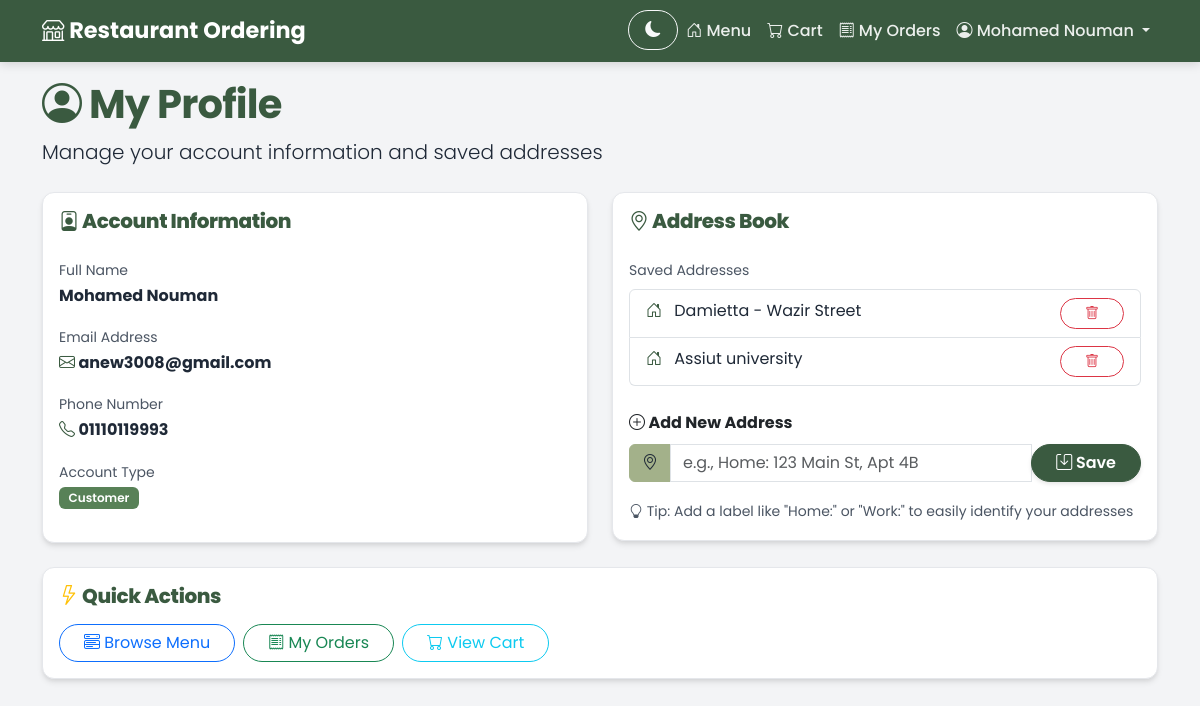
The app's page /profile (signed in) with its own data.
### app.py (models this page shows, shortened)
class User(db.Model):
    __tablename__ = 'users'
    id = db.Column(db.Integer, primary_key=True)
    email = db.Column(db.String(120), unique=True, nullable=False)
    password = db.Column(db.String(200), nullable=False)
    name = db.Column(db.String(100), nullable=False)
    phone = db.Column(db.String(20), nullable=False)
    role = db.Column(db.String(20), nullable=False, default='customer')  # 'customer', 'admin', 'driver'
    addresses = db.Column(db.Text, default='[]')  # JSON string of addresses list
    loyalty_points = db.Column(db.Integer, default=0)
    created_at = db.Column(db.DateTime, default=datetime.utcnow)
    orders = db.relationship('Order', backref='customer', lazy=True)
    def get_addresses_list(self):
        try:
            return json.loads(self.addresses) if self.addresses else []
        except:
            return []
    def to_dict(self):
        return {
            'id': self.id,
            'email': self.email,
            'name': self.name,
            'role': self.role,
            'phone': self.phone
        }

### app.py (the view)
@app.route('/profile')
@login_required
def profile():
    user = User.query.get(session['user']['id'])
    if not user:
        flash('User not found.', 'danger')
        return redirect(url_for('menu'))
    user_data = user.to_dict()
    user_data['addresses'] = user.get_addresses_list()
    return render_template('profile.html', user=user_data)

### app.py (called while the page is built)
def login_required(f):
    @wraps(f)
    def decorated_function(*args, **kwargs):
        if 'user' not in session:
            flash('Please login to access this page.', 'warning')
            return redirect(url_for('login'))
        return f(*args, **kwargs)
    return decorated_function

### templates/profile.html (shortened to what this page needs)
{% extends "base.html" %}
{% block content %}
<div class="mb-4">
    <h1 class="fw-bold">
        <i class="bi bi-person-circle"></i> My Profile
    </h1>
    <p class="lead">Manage your account information and saved addresses</p>
</div>
<div class="row">
    <div class="col-lg-6 mb-4">
        <div class="card">
            <div class="card-body">
                <h5 class="card-title fw-bold mb-4">
                    <i class="bi bi-person-badge text-primary"></i> Account Information
                </h5>
                <div class="mb-3">
                    <label class="text-muted small">Full Name</label>
                    <p class="fw-bold mb-0">{{ user.name }}</p>
                </div>
                <div class="mb-3">
                    <label class="text-muted small">Email Address</label>
                    <p class="fw-bold mb-0">
                        <i class="bi bi-envelope text-primary"></i> {{ user.email }}
                    </p>
                </div>
                <div class="mb-3">
                    <label class="text-muted small">Phone Number</label>
                    <p class="fw-bold mb-0">
                        <i class="bi bi-telephone text-primary"></i>
                        {% if user.phone %}
                        {{ user.phone }}
                        {% else %}
                        <span class="text-muted">Not provided</span>
                        {% endif %}
                    </p>
                </div>
                <div class="mb-3">
                    <label class="text-muted small">Account Type</label>
                    <p class="mb-0">
                        <span class="badge bg-success">{{ user.role|capitalize }}</span>
                    </p>
                </div>
            </div>
        </div>
    </div>
    <div class="col-lg-6 mb-4">
        <div class="card">
            <div class="card-body">
                <h5 class="card-title fw-bold mb-4">
                    <i class="bi bi-geo-alt text-primary"></i> Address Book
                </h5>
                {% if user.addresses %}
                <div class="mb-4">
                    <label class="text-muted small mb-2">Saved Addresses</label>
                    <div class="list-group">
                        {% for address in user.addresses %}
                        <div class="list-group-item d-flex justify-content-between align-items-start">
                            <div class="flex-grow-1">
                                <i class="bi bi-house-door text-primary"></i>
                                <span class="ms-2">{{ address }}</span>
                            </div>
                            <a href="{{ url_for('delete_address', index=loop.index0) }}"
                                class="btn btn-sm btn-outline-danger" onclick="return confirm('Delete this address?')">
                                <i class="bi bi-trash"></i>
                            </a>
                        </div>
                        {% endfor %}
                    </div>
                </div>
                {% else %}
                <div class="alert alert-info mb-4">
                    <i class="bi bi-info-circle"></i> No saved addresses yet. Add one below!
                </div>
                {% endif %}
                <form method="POST" action="{{ url_for('add_address') }}">
                    <label class="form-label fw-bold">
                        <i class="bi bi-plus-circle"></i> Add New Address
                    </label>
                    <div class="input-group mb-3">
                        <span class="input-group-text"><i class="bi bi-geo-alt"></i></span>
                        <input type="text" class="form-control" name="address"
                            placeholder="e.g., Home: 123 Main St, Apt 4B" required>
                        <button type="submit" class="btn btn-primary">
                            <i class="bi bi-save"></i> Save
                        </button>
                    </div>
                    <small class="text-muted">
                        <i class="bi bi-lightbulb"></i> Tip: Add a label like "Home:" or "Work:" to easily identify your
                        addresses
                    </small>
                </form>
            </div>
        </div>
    </div>
</div>
<div class="card">
    <div class="card-body">
        <h5 class="card-title fw-bold mb-3">
            <i class="bi bi-lightning text-warning"></i> Quick Actions
        </h5>
        <div class="d-flex gap-2 flex-wrap">
            <a href="{{ url_for('menu') }}" class="btn btn-outline-primary">
                <i class="bi bi-menu-button-wide"></i> Browse Menu
            </a>
            <a href="{{ url_for('my_orders') }}" class="btn btn-outline-success">
                <i class="bi bi-receipt"></i> My Orders
            </a>
            <a href="{{ url_for('cart') }}" class="btn btn-outline-info">
                <i class="bi bi-cart"></i> View Cart
            </a>
        </div>
    </div>
</div>
{% endblock %}

### templates/base.html (shortened to what this page needs)
<!DOCTYPE html>
<html lang="en">
<head>
    <link href="https://cdn.jsdelivr.net/npm/bootstrap@5.3.0/dist/css/bootstrap.min.css" rel="stylesheet">
    <link rel="stylesheet" href="https://cdn.jsdelivr.net/npm/bootstrap-icons@1.10.0/font/bootstrap-icons.css">
</head>
<body>
    <nav class="navbar navbar-expand-lg navbar-light fixed-top">
        <div class="container">
            <a class="navbar-brand fw-bold" href="{{ url_for('menu') if session.get('user') else url_for('login') }}">
                <i class="bi bi-shop"></i> Restaurant Ordering
            </a>
            <div class="collapse navbar-collapse" id="navbarNav">
                <ul class="navbar-nav ms-auto">
                    <li class="nav-item">
                        <button id="theme-toggle" class="btn btn-outline-light rounded-circle ms-2"
                            title="Toggle Dark Mode"
                            style="width: 40px; height: 40px; padding: 0; display: inline-flex; align-items: center; justify-content: center;">
                            <i id="theme-icon" class="bi bi-moon-fill"></i>
                        </button>
                    </li>
                    {% if session.get('user') %}
                    {% if session.user.role == 'customer' %}
                    <li class="nav-item">
                        <a class="nav-link" href="{{ url_for('menu') }}">
                            <i class="bi bi-house-door"></i> Menu
                        </a>
                    </li>
                    <li class="nav-item">
                        <a class="nav-link" href="{{ url_for('cart') }}">
                            <i class="bi bi-cart"></i> Cart
                        </a>
                    </li>
                    <li class="nav-item">
                        <a class="nav-link" href="{{ url_for('my_orders') }}">
                            <i class="bi bi-receipt"></i> My Orders
                        </a>
                    </li>
                    {% elif session.user.role == 'driver' %}
                    <li class="nav-item">
                        <a class="nav-link" href="{{ url_for('driver_dashboard') }}">
                            <i class="bi bi-truck"></i> Driver Dashboard
                        </a>
                    </li>
                    {% endif %}
                    <li class="nav-item dropdown">
                        <a class="nav-link dropdown-toggle" href="#" id="userDropdown" role="button"
                            data-bs-toggle="dropdown">
                            <i class="bi bi-person-circle"></i> {{ session.user.name }}
                        </a>
                    </li>
                    {% endif %}
                </ul>
            </div>
        </div>
    </nav>
    <div class="container main-content">
        {% block content %}{% endblock %}
    </div>
</body>
</html>

### templates/base.html (style rules this page uses)
:root { --primary-color: #3A5A40; --secondary-color: #A3B18A; --background-color: #F3F4F6; --card-bg: #FFFFFF; --text-main: #1F2937; --text-muted: #4B5563; --border-color: #E5E7EB; --text-light: #F9FAFB; --accent-color: #D4A373; --text-dark: #1F2937; }
body { min-height: 100vh; background-color: var(--background-color) !important; color: var(--text-main) !important; font-family: 'Poppins', sans-serif; font-weight: 400; line-height: 1.6; transition: background-color 0.3s ease, color 0.3s ease; }
.navbar { background-color: var(--primary-color) !important; backdrop-filter: blur(10px); box-shadow: 0 2px 10px rgba(0, 0, 0, 0.15); }
.navbar-brand { color: #FFFFFF !important; opacity: 1 !important; font-weight: 700; font-size: 1.4rem; text-decoration: none; }
.nav-link { color: var(--text-light) !important; font-weight: 500; transition: color 0.3s ease; }
.main-content { margin-top: 80px; margin-bottom: 40px; }
.card { background-color: var(--card-bg) !important; border: 1px solid var(--border-color) !important; border-radius: 12px; box-shadow: 0 4px 6px -1px rgba(0, 0, 0, 0.1), 0 2px 4px -1px rgba(0, 0, 0, 0.06); transition: transform 0.2s ease, box-shadow 0.2s ease, background-color 0.3s ease, border-color 0.3s ease; }
h1, h2, h3, h4, h5, h6 { color: var(--primary-color, #3A5A40) !important; font-weight: 700; letter-spacing: -0.02em; }
.btn-primary { background-color: var(--primary-color); border-color: var(--primary-color); color: var(--text-light); font-weight: 600; box-shadow: 0 2px 4px rgba(0, 0, 0, 0.1); transition: all 0.3s ease; }
.badge { font-weight: 600; padding: 0.4em 0.8em; }
.badge.bg-success { background-color: #588157 !important; }
.input-group-text { background-color: var(--secondary-color); border-color: var(--secondary-color); color: var(--text-dark); }
a { color: var(--primary-color); text-decoration: none; }
.text-primary { color: var(--primary-color) !important; }
.text-muted { color: #6B7280 !important; }
h1, h2, h3, h4, h5, h6, .display-4, .display-5, .card-title { color: #3A5A40 !important; font-weight: 800 !important; }
p, .lead, span, small { color: var(--text-main) !important; }
.text-muted { color: var(--text-muted) !important; }
.navbar p, .navbar span, .navbar small, .navbar .nav-link { color: rgba(255, 255, 255, 0.9) !important; }
.btn-primary, .btn-danger, .btn-success { color: #FFFFFF !important; }
.badge { color: #FFFFFF !important; }
.btn-primary, .btn-primary.active, .btn-primary:active, .show>.btn-primary.dropdown-toggle, .nav-pills .nav-link.active, .nav-pills .show>.nav-link { background-color: var(--primary-color, #3A5A40) !important; border-color: var(--primary-color, #3A5A40) !important; color: #FFFFFF !important; }
.btn { border-radius: 50px !important; padding-left: 24px !important; padding-right: 24px !important; }

### records on screen
User: user.name "Mohamed Nouman", name "Mohamed Nouman", email "anew3008@gmail.com", phone "01110119993", role "Customer"

### other values on screen
{{ address }} "Damietta - Wazir Street" "Assiut university"
